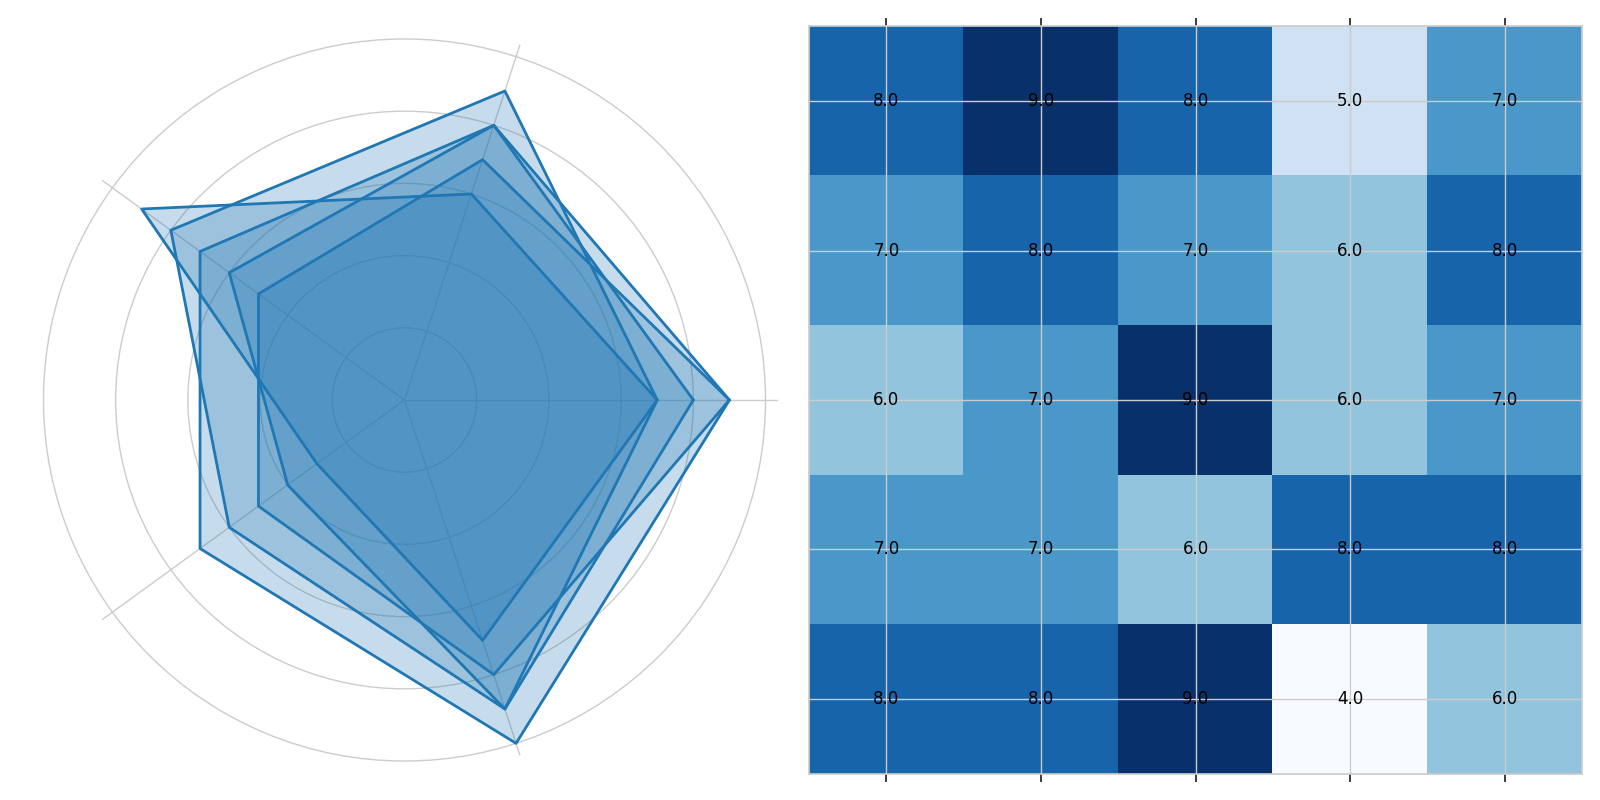

Write the Python code that produced this figure.
import matplotlib.pyplot as plt
import numpy as np

categories = ['Creativity', 'Emotional Depth', 'Social Commentary', 'Humor', 'Style']
data = {
    'Shakespeare': [9, 8, 7, 7, 10],
    'Austen': [7, 9, 8, 6, 9],
    'Hemingway': [8, 8, 6, 4, 9],
    'Poe': [9, 7, 5, 5, 8],
    'Orwell': [7, 6, 9, 3, 7]
}

modern_writers = ['Morrison', 'Atwood', 'Toni', 'Murakami', 'Rushdie']
modern_data = {
    'Morrison': [8, 9, 8, 5, 7],
    'Atwood': [7, 8, 7, 6, 8],
    'Toni': [6, 7, 9, 6, 7],
    'Murakami': [7, 7, 6, 8, 8],
    'Rushdie': [8, 8, 9, 4, 6]
}

num_vars = len(categories)

def create_radar_chart(ax, data, color='blue'):
    angles = np.linspace(0, 2 * np.pi, num_vars, endpoint=False).tolist()
    data += data[:1]
    angles += angles[:1]
    ax.fill(angles, data, color=color, alpha=0.25)
    ax.plot(angles, data, color=color, linewidth=2)
    ax.set_frame_on(False)
    ax.set_yticklabels([])
    ax.set_xticks(angles[:-1])
    ax.set_xticklabels([])

fig, axs = plt.subplots(1, 2, figsize=(16, 8), subplot_kw=dict(polar=True))
ax_radar, ax_heatmap = axs

# Apply consistent color
consistent_color = '#1f77b4'

for writer in data.keys():
    create_radar_chart(ax_radar, data[writer], consistent_color)

# Remove the ax_heatmap subplot and recreate as non-polar
ax_heatmap.remove()
ax_heatmap = fig.add_subplot(122)
cax = ax_heatmap.matshow(np.array([modern_data[writer] for writer in modern_writers]), cmap='Blues', aspect='auto')

ax_heatmap.set_xticks(np.arange(len(categories)))
ax_heatmap.set_yticks(np.arange(len(modern_writers)))
ax_heatmap.set_xticklabels([])
ax_heatmap.set_yticklabels([])

for i in range(len(modern_writers)):
    for j in range(len(categories)):
        ax_heatmap.text(j, i, f"{modern_data[modern_writers[i]][j]:.1f}", ha='center', va='center', color='black')

plt.tight_layout()
plt.show()
